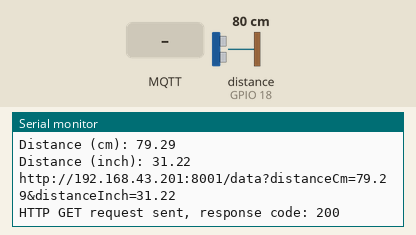
Recording of a sketch running on a simulated ESP32. On the bench: the last lines printed to the serial monitor. Wiring (inferred from the names in the program): ultrasonic range finder: trigger GPIO 5; echo GPIO 18. The inputs (shaded band) are chosen by the test bench; at power-on: distance to the obstacle (sensor on GPIO 18) 80 cm. The echo pulse lasts 58.3 µs per cm; WiFi joins after 1.5 s; servers stay silent unless stated; uploads are accepted with an empty reply; no MQTT or app messages arrive unless stated.

Above: at 2.7 s.
2.8 s: MQTT message "1" arrives on the first subscribed topic
At 12.6 s:
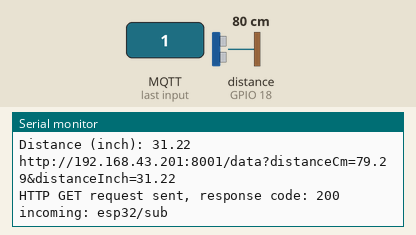
17.3 s: distance to the obstacle (sensor on GPIO 18) set to 4 cm
At 22.13 s:
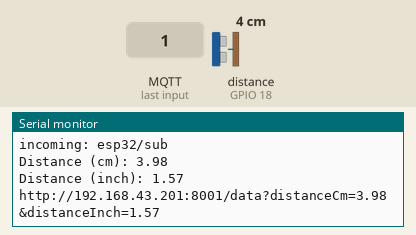

The sketch:

usSensorWithAws.ino
```cpp
#include <WiFiClientSecure.h>
#include <PubSubClient.h>
#include <WiFi.h>
#include <HTTPClient.h>
#include <ArduinoJson.h>
#include "WiFi.h"

#include <pgmspace.h>

#define SECRET
#define THINGNAME "ESP32_DHT11"                         //change this

const char* serverAddress = "http://192.168.43.201:8001/data"; // Server address with the data endpoint

const char WIFI_SSID[] = "akash";               //change this
const char WIFI_PASSWORD[] = "hehehehe";           //change this
const char AWS_IOT_ENDPOINT[] = "a1odzakl96xx5h-ats.iot.us-east-1.amazonaws.com";       //change this


// Amazon Root CA 1
static const char AWS_CERT_CA[] PROGMEM = R"EOF(
-----BEGIN CERTIFICATE-----
MIIDQTCCAimgAwIBAgITBmyfz5m/jAo54vB4ikPmljZbyjANBgkqhkiG9w0BAQsF
ADA5MQswCQYDVQQGEwJVUzEPMA0GA1UEChMGQW1hem9uMRkwFwYDVQQDExBBbWF6
b24gUm9vdCBDQSAxMB4XDTE1MDUyNjAwMDAwMFoXDTM4MDExNzAwMDAwMFowOTEL
MAkGA1UEBhMCVVMxDzANBgNVBAoTBkFtYXpvbjEZMBcGA1UEAxMQQW1hem9uIFJv
b3QgQ0EgMTCCASIwDQYJKoZIhvcNAQEBBQADggEPADCCAQoCggEBALJ4gHHKeNXj
ca9HgFB0fW7Y14h29Jlo91ghYPl0hAEvrAIthtOgQ3pOsqTQNroBvo3bSMgHFzZM
9O6II8c+6zf1tRn4SWiw3te5djgdYZ6k/oI2peVKVuRF4fn9tBb6dNqcmzU5L/qw
IFAGbHrQgLKm+a/sRxmPUDgH3KKHOVj4utWp+UhnMJbulHheb4mjUcAwhmahRWa6
VOujw5H5SNz/0egwLX0tdHA114gk957EWW67c4cX8jJGKLhD+rcdqsq08p8kDi1L
93FcXmn/6pUCyziKrlA4b9v7LWIbxcceVOF34GfID5yHI9Y/QCB/IIDEgEw+OyQm
jgSubJrIqg0CAwEAAaNCMEAwDwYDVR0TAQH/BAUwAwEB/zAOBgNVHQ8BAf8EBAMC
AYYwHQYDVR0OBBYEFIQYzIU07LwMlJQuCFmcx7IQTgoIMA0GCSqGSIb3DQEBCwUA
A4IBAQCY8jdaQZChGsV2USggNiMOruYou6r4lK5IpDB/G/wkjUu0yKGX9rbxenDI
U5PMCCjjmCXPI6T53iHTfIUJrU6adTrCC2qJeHZERxhlbI1Bjjt/msv0tadQ1wUs
N+gDS63pYaACbvXy8MWy7Vu33PqUXHeeE6V/Uq2V8viTO96LXFvKWlJbYK8U90vv
o/ufQJVtMVT8QtPHRh8jrdkPSHCa2XV4cdFyQzR1bldZwgJcJmApzyMZFo6IQ6XU
5MsI+yMRQ+hDKXJioaldXgjUkK642M4UwtBV8ob2xJNDd2ZhwLnoQdeXeGADbkpy
rqXRfboQnoZsG4q5WTP468SQvvG5
-----END CERTIFICATE-----
)EOF";

// Device Certificate                                               //change this
static const char AWS_CERT_CRT[] PROGMEM = R"KEY(
-----BEGIN CERTIFICATE-----
MIIDWjCCAkKgAwIBAgIVALZzHtxm14CO3PZfi32LuJXEC+5BMA0GCSqGSIb3DQEB
CwUAME0xSzBJBgNVBAsMQkFtYXpvbiBXZWIgU2VydmljZXMgTz1BbWF6b24uY29t
IEluYy4gTD1TZWF0dGxlIFNUPVdhc2hpbmd0b24gQz1VUzAeFw0yMzA1MjgwNTQy
MTdaFw00OTEyMzEyMzU5NTlaMB4xHDAaBgNVBAMME0FXUyBJb1QgQ2VydGlmaWNh
dGUwggEiMA0GCSqGSIb3DQEBAQUAA4IBDwAwggEKAoIBAQDKX3tgkSoGehh80W89
n0ZtR6ZPkJE2pbQWnx8I5tjYm9LW+fdyssF07HF/CAup402bb2qdZFgfSOe9QyxK
fP+uN4SG9LI/BXwl2blrAKpDLy7EXdXI5C8IA0pKENrHVGkDC1EuY9JVDSpOE15+
ewbzTh3hPPwaFHq78Ub2leTZ8cqtGVnWi8tTBmWrIt5gDKlS2Jp7PWloHqCyog7r
lI/9fgMQbrV14CUjxX6noww3P7gtQVrz8xUHJLmSWHk9sNrwiwvSx0mP2bgk6yi/
ZsAHAI7E7xvSQipIPGHCAhNwgrsZk9dMCQha7JRfJjLhWkiTjpRnjxXSfMLjPj7X
Pc8pAgMBAAGjYDBeMB8GA1UdIwQYMBaAFGqQOyRF/39FQZLrPEFsdFBVNs7HMB0G
A1UdDgQWBBSX+/eEwzmdGP6PQvME60a+bRzW5DAMBgNVHRMBAf8EAjAAMA4GA1Ud
DwEB/wQEAwIHgDANBgkqhkiG9w0BAQsFAAOCAQEAPePbFAQibnQpbUdQttvRGtRM
wfNhneMabtdjoGJ6swCEzJXGMRZ/ruEToEViparNftupJjPZKoqvHIv1cg7ZV9CV
OBKn+ex84N8xqOxn5QXQaOQDGHSuF2hk5cb1O12kAn8invMGl7+q+RrZR3pbj3UH
/3yicgsxs7eT4ZPRFGgjTU5XICvxqkxs3NaRBF5deHZ2lJ36vrA19+1LWHEbxzjb
9Kx9fvrgDSCerr6K+57fBnVC9TYXYgCgD57/aCI+7F3ipveelxm+N28KCwA+GlMO
wZiHbRb7M+XkcH7DLIzWgXC3kgYVA/InGaRIRGzixVSInF84qeuiUqmqERG19w==
-----END CERTIFICATE-----


)KEY";

// Device Private Key                                               //change this
static const char AWS_CERT_PRIVATE[] PROGMEM = R"KEY(
-----BEGIN RSA PRIVATE KEY-----
MIIEpAIBAAKCAQEAyl97YJEqBnoYfNFvPZ9GbUemT5CRNqW0Fp8fCObY2JvS1vn3
crLBdOxxfwgLqeNNm29qnWRYH0jnvUMsSnz/rjeEhvSyPwV8Jdm5awCqQy8uxF3V
yOQvCANKShDax1RpAwtRLmPSVQ0qThNefnsG804d4Tz8GhR6u/FG9pXk2fHKrRlZ
1ovLUwZlqyLeYAypUtiaez1paB6gsqIO65SP/X4DEG61deAlI8V+p6MMNz+4LUFa
8/MVByS5klh5PbDa8IsL0sdJj9m4JOsov2bABwCOxO8b0kIqSDxhwgITcIK7GZPX
TAkIWuyUXyYy4VpIk46UZ48V0nzC4z4+1z3PKQIDAQABAoIBAQCooNE8kRlUlk5r
S1SHI33at1ZUfCEUSRT7uJFyqHDOZWFVMqrHDz52QEL+V+ToJfhX6YoMJj3rq6M2
KI/ybZ/bOnWawrD4JIjjPT3sdHxrSRiOFaZ7I/AwnBU+DDdQ2vw5xidaIWF072ht
8GPPvpH3EQOC2H80+BWhH5ZDCHnOQ9mMTGGVG+fIrh/dyPUFUXaDH5XI7G9srDRQ
rpu2Fbo7/sK2dHrGO4PmJVysGJ0ejA+PEGsLGVHG+RKEcIK+DS3fpw4ckEeKvuuO
4fVhhUQ4h8wUii8F++97uXfa0VCsRqH1VCgnv2xMiUaCPouusIbPz7ZTLj70wRRB
pA3ghyUVAoGBAOO6xHB1vYdFrverV1Ozj+xbbQeVNe5rCc7njNPBV1pGmwcT/YBi
gQnqjPIq7T5/jKwOLHMGTII6MlZYZy8MMz/3yLFAoZ/WhMjfyqs10p9C/8zBSJBG
tiyfSGAf0g9bjdS1I5onLSV0f+HS7luhwy9DVTekeRjLpopTRURjP58nAoGBAON+
4kBkYo2Xu4z6IgndI/IqmOWHf0vN/k7zXIqKnqQcQwywH20jp+O+gCSPP9ZDR6qc
832FRNFdERh2Na4qC/LAvoBgLC26yGjZ1Up+Xexf+4EsuqmtjrsnnDzBcgwIzxYk
p5rjRw9rxx3uLPcdjighUcfk/ZeRLP0cs3bR0hEvAoGAFZUGtu3Bp4dIHLrFTO5w
jmLfw181vEGyrUQuiYcCQ1D7skEHvloXhpwO/Yhp8YlfCJNTTRdkutbPHHXGWaQb
W02dXIcWijJnZS4oY+925ZcQ7RPIT7wT2cjCsDFz0/bGS0lbdWmPEsSmtf0qj86V
0+3arqpMu7fZMbTQlLmfNvMCgYBANvmgWXWkKBdNpPFkvWI/Ih0EdSnOePf2yyTt
ClHbWwrmEvTb9ruWQpijOTg4v8cD9seYP7z8J/wCXqOqZL34qMVdMUhnJBkb15ko
LOFQLousm7aY3J+0Xmrwj14k3Xuu8WvKAat2Q+LxpOBWZKZS14zhEtcuKFF9pNNX
j8RvCwKBgQClgiqabeCnw7n0p+4ldcWtnlT16JAWdZ/hSbKSt0WD4XBrNIckoKMN
MS3ZlsoAwNhi67Vwj7fluRMOsOdLLYsNb5Yb5O9yOIBYadIBa8agD/7JcsAVmOOj
sk0Na1LMTk1RP5vlSgkipw8zLdLr4VxH2pUs+vMp6ljOmeXmxhjBSA==
-----END RSA PRIVATE KEY-----
)KEY";


const int trigPin = 5;
const int echoPin = 18;

//define sound speed in cm/uS
#define SOUND_SPEED 0.034
#define CM_TO_INCH 0.393701

long duration;
float distanceCm;
float distanceInch;


#define AWS_IOT_PUBLISH_TOPIC   "esp32/pub"
#define AWS_IOT_SUBSCRIBE_TOPIC "esp32/sub"


WiFiClientSecure net = WiFiClientSecure();
PubSubClient client(net);

void connectAWS()
{
  WiFi.mode(WIFI_STA);
  WiFi.begin(WIFI_SSID, WIFI_PASSWORD);

  Serial.println("Connecting to Wi-Fi");

  while (WiFi.status() != WL_CONNECTED)
  {
    delay(500);
    Serial.print(".");
  }

  // Configure WiFiClientSecure to use the AWS IoT device credentials
  net.setCACert(AWS_CERT_CA);
  net.setCertificate(AWS_CERT_CRT);
  net.setPrivateKey(AWS_CERT_PRIVATE);

  // Connect to the MQTT broker on the AWS endpoint we defined earlier
  client.setServer(AWS_IOT_ENDPOINT, 8883);

  // Create a message handler
  client.setCallback(messageHandler);

  Serial.println("Connecting to AWS IOT");

  while (!client.connect(THINGNAME))
  {
    Serial.print(".");
    delay(100);
  }

  if (!client.connected())
  {
    Serial.println("AWS IoT Timeout!");
    return;
  }

  // Subscribe to a topic
  client.subscribe(AWS_IOT_SUBSCRIBE_TOPIC);

  Serial.println("AWS IoT Connected!");
}

void publishMessage()
{
  StaticJsonDocument<200> doc;
  doc["cm"]=distanceCm;
  doc["Inch"]=distanceInch;
  char jsonBuffer[1024];
  serializeJson(doc, jsonBuffer); // print to client

  client.publish(AWS_IOT_PUBLISH_TOPIC, jsonBuffer);
}

void messageHandler(char* topic, byte* payload, unsigned int length)
{
  Serial.print("incoming: ");
  Serial.println(topic);

  StaticJsonDocument<200> doc;
  deserializeJson(doc, payload);
  const char* message = doc["message"];
  Serial.println(message);
}

void setup()
{
  Serial.begin(115200);
  pinMode(trigPin, OUTPUT); // Sets the trigPin as an Output
  pinMode(echoPin, INPUT); // Sets the echoPin as an Input
  connectAWS();
}

void loop()
{
// Clears the trigPin
  digitalWrite(trigPin, LOW);
  delayMicroseconds(2);
  // Sets the trigPin on HIGH state for 10 micro seconds
  digitalWrite(trigPin, HIGH);
  delayMicroseconds(10);
  digitalWrite(trigPin, LOW);

  // Reads the echoPin, returns the sound wave travel time in microseconds
  duration = pulseIn(echoPin, HIGH);

  // Calculate the distance
  distanceCm = duration * SOUND_SPEED/2;

  // Convert to inches
  distanceInch = distanceCm * CM_TO_INCH;

  // Prints the distance in the Serial Monitor
  Serial.print("Distance (cm): ");
  Serial.println(distanceCm);
  Serial.print("Distance (inch): ");
  Serial.println(distanceInch);

  publishMessage();
   // Send HTTP GET request to server
  String getRequest = String(serverAddress) + "?distanceCm=" + String(distanceCm) + "&distanceInch=" + String(distanceInch);
  Serial.println(getRequest);
  HTTPClient http;
  http.begin(getRequest);
  int httpCode = http.GET();
  if (httpCode > 0) {
    Serial.printf("HTTP GET request sent, response code: %d\n", httpCode);
  } else {
    Serial.println("HTTP GET request failed");
  }
  http.end();

  client.loop();
  delay(10000);
}
```

Measured:
- after the input at 2.8 s, the serial monitor: prints a new line after 9.2 s (image 1)
- after the input at 17.3 s, the serial monitor: prints a new line after 4.7 s (image 2)
